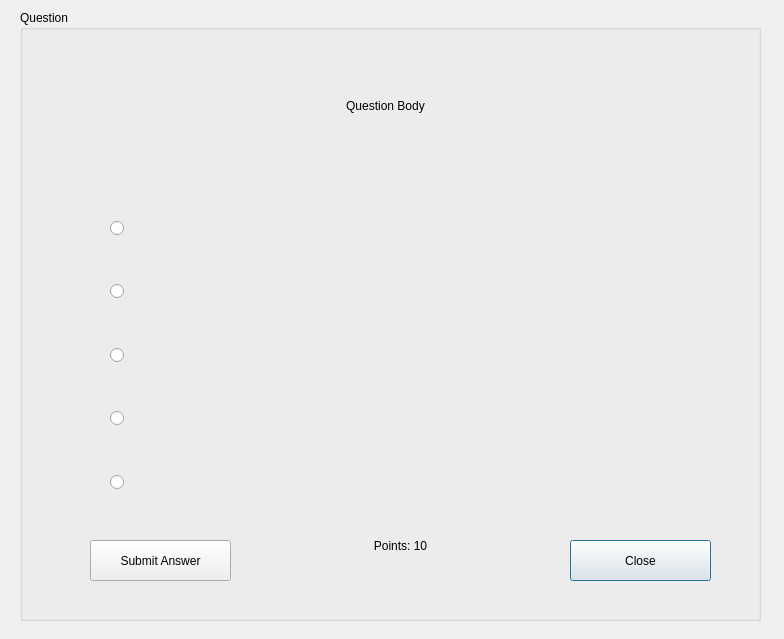
<?xml version="1.0" encoding="UTF-8"?>
<ui version="4.0">
 <class>SingleAnswerQuestionDialog</class>
 <widget class="QDialog" name="SingleAnswerQuestionDialog">
  <property name="geometry">
   <rect>
    <x>0</x>
    <y>0</y>
    <width>784</width>
    <height>639</height>
   </rect>
  </property>
  <property name="windowTitle">
   <string>Dialog</string>
  </property>
  <widget class="QGroupBox" name="groupBox">
   <property name="geometry">
    <rect>
     <x>20</x>
     <y>10</y>
     <width>741</width>
     <height>611</height>
    </rect>
   </property>
   <property name="title">
    <string>Question</string>
   </property>
   <widget class="QLabel" name="label">
    <property name="geometry">
     <rect>
      <x>70</x>
      <y>30</y>
      <width>591</width>
      <height>131</height>
     </rect>
    </property>
    <property name="text">
     <string>Question Body</string>
    </property>
    <property name="alignment">
     <set>Qt::AlignCenter</set>
    </property>
    <property name="wordWrap">
     <bool>true</bool>
    </property>
   </widget>
   <widget class="QLabel" name="label_2">
    <property name="geometry">
     <rect>
      <x>300</x>
      <y>520</y>
      <width>161</width>
      <height>31</height>
     </rect>
    </property>
    <property name="text">
     <string>Points: 10</string>
    </property>
    <property name="alignment">
     <set>Qt::AlignCenter</set>
    </property>
   </widget>
   <widget class="QPushButton" name="pushButton">
    <property name="geometry">
     <rect>
      <x>550</x>
      <y>530</y>
      <width>141</width>
      <height>41</height>
     </rect>
    </property>
    <property name="text">
     <string>Close</string>
    </property>
   </widget>
   <widget class="QWidget" name="layoutWidget">
    <property name="geometry">
     <rect>
      <x>90</x>
      <y>190</y>
      <width>551</width>
      <height>311</height>
     </rect>
    </property>
    <layout class="QVBoxLayout" name="verticalLayout">
     <item>
      <layout class="QHBoxLayout" name="horizontalLayout">
       <item>
        <widget class="QRadioButton" name="radioButton">
         <property name="sizePolicy">
          <sizepolicy hsizetype="Fixed" vsizetype="Fixed">
           <horstretch>0</horstretch>
           <verstretch>0</verstretch>
          </sizepolicy>
         </property>
         <property name="text">
          <string/>
         </property>
        </widget>
       </item>
       <item>
        <widget class="QLabel" name="label_3">
         <property name="text">
          <string/>
         </property>
         <property name="wordWrap">
          <bool>true</bool>
         </property>
        </widget>
       </item>
      </layout>
     </item>
     <item>
      <layout class="QHBoxLayout" name="horizontalLayout_2">
       <item>
        <widget class="QRadioButton" name="radioButton_2">
         <property name="sizePolicy">
          <sizepolicy hsizetype="Fixed" vsizetype="Fixed">
           <horstretch>0</horstretch>
           <verstretch>0</verstretch>
          </sizepolicy>
         </property>
         <property name="text">
          <string/>
         </property>
        </widget>
       </item>
       <item>
        <widget class="QLabel" name="label_4">
         <property name="text">
          <string/>
         </property>
         <property name="wordWrap">
          <bool>true</bool>
         </property>
        </widget>
       </item>
      </layout>
     </item>
     <item>
      <layout class="QHBoxLayout" name="horizontalLayout_3">
       <item>
        <widget class="QRadioButton" name="radioButton_3">
         <property name="sizePolicy">
          <sizepolicy hsizetype="Fixed" vsizetype="Fixed">
           <horstretch>0</horstretch>
           <verstretch>0</verstretch>
          </sizepolicy>
         </property>
         <property name="text">
          <string/>
         </property>
        </widget>
       </item>
       <item>
        <widget class="QLabel" name="label_5">
         <property name="text">
          <string/>
         </property>
         <property name="wordWrap">
          <bool>true</bool>
         </property>
        </widget>
       </item>
      </layout>
     </item>
     <item>
      <layout class="QHBoxLayout" name="horizontalLayout_4">
       <item>
        <widget class="QRadioButton" name="radioButton_4">
         <property name="sizePolicy">
          <sizepolicy hsizetype="Fixed" vsizetype="Fixed">
           <horstretch>0</horstretch>
           <verstretch>0</verstretch>
          </sizepolicy>
         </property>
         <property name="text">
          <string/>
         </property>
        </widget>
       </item>
       <item>
        <widget class="QLabel" name="label_6">
         <property name="text">
          <string/>
         </property>
         <property name="wordWrap">
          <bool>true</bool>
         </property>
        </widget>
       </item>
      </layout>
     </item>
     <item>
      <layout class="QHBoxLayout" name="horizontalLayout_5">
       <item>
        <widget class="QRadioButton" name="radioButton_5">
         <property name="sizePolicy">
          <sizepolicy hsizetype="Fixed" vsizetype="Fixed">
           <horstretch>0</horstretch>
           <verstretch>0</verstretch>
          </sizepolicy>
         </property>
         <property name="text">
          <string/>
         </property>
        </widget>
       </item>
       <item>
        <widget class="QLabel" name="label_7">
         <property name="text">
          <string/>
         </property>
         <property name="wordWrap">
          <bool>true</bool>
         </property>
        </widget>
       </item>
      </layout>
     </item>
    </layout>
   </widget>
   <widget class="QPushButton" name="pushButton_2">
    <property name="geometry">
     <rect>
      <x>70</x>
      <y>530</y>
      <width>141</width>
      <height>41</height>
     </rect>
    </property>
    <property name="text">
     <string>Submit Answer</string>
    </property>
   </widget>
  </widget>
 </widget>
 <resources/>
 <connections/>
</ui>
